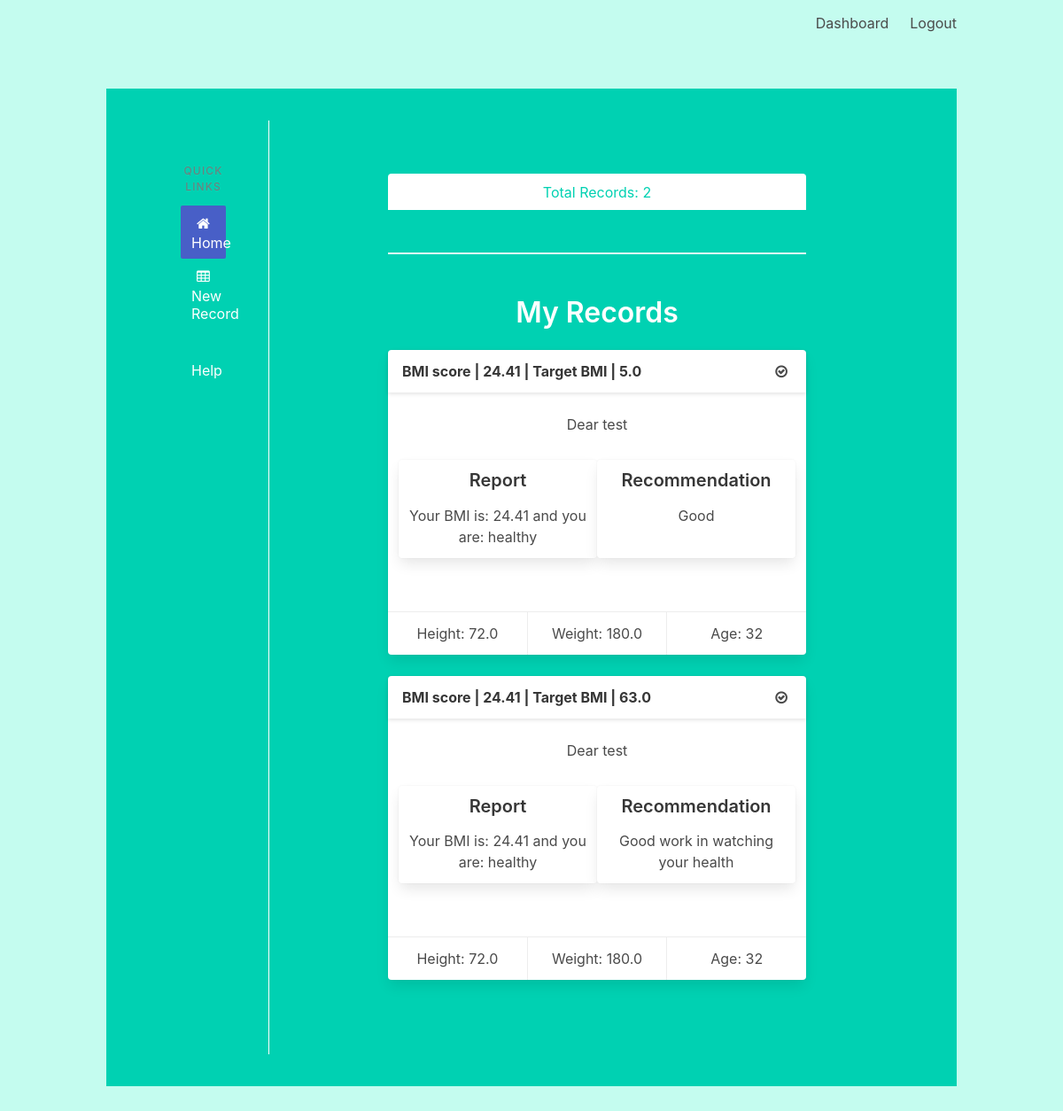
Page /dashboard (signed in) on the committed database.
### bmi/record.py (models this page shows, shortened)
class Record(db.Model):
    __tablename__ = 'records'
    id = db.Column(db.Integer, primary_key=True, autoincrement=True)
    gender = db.Column(db.String(1))
    height = db.Column(db.Float)
    weight = db.Column(db.Float)
    age = db.Column(db.Integer)
    evaluation = db.Column(db.String(200))
    score = db.Column(db.Float)
    recommendation = db.Column(db.String(200))
    target = db.Column(db.Float)
    user_id = db.Column(db.Integer, db.ForeignKey('user.id'), nullable=False)
    user_record = db.relationship(User, backref=db.backref('records', lazy=True))

class User(UserMixin, db.Model):
    id = db.Column(db.Integer, primary_key=True)  # primary keys are required by SQLAlchemy
    password = db.Column(db.String(100))
    username = db.Column(db.String(1000))

### main.py (the view)
@main.route('/dashboard', methods=['GET'])
@login_required
def dashboard():
    records = Record.query.filter_by(user_id=current_user.id).all()
    total_records = len(records)
    return render_template("dashboard.html", user=current_user, records=records, total_records=total_records)

### templates/dashboard.html (shortened to what this page needs)
{% extends "base.html" %}
{% block content %}
<section class="hero is-primary is-fullheight-with-navbar">
    <div class="container">
  <div class="hero-body">
    <div class="container has-text-centered">
          <section class="main-content columns is-fullheight">
            <aside class="column is-2 is-narrow-mobile is-fullheight section is-hidden-mobile" style="border-right: 1px solid white;">
                <p class="menu-label is-hidden-touch">Quick Links</p>
                <ul class="menu-list">
                    <li>
                        <a href="{{ url_for('main.dashboard') }}" class="is-active">
                            <span class="icon"><i class="fa fa-home"></i></span> Home
                        </a>
                    </li>
                    <li>
                        <a href="{{ url_for('record.new') }}" class="">
                            <span class="icon"><i class="fa fa-table"></i></span> New Record
                        </a>
                        <a href="#" class="">
                            <span class="icon"></span> Help
                        </a>
                    </li>
                </ul>
            </aside>
            <div class="container column is-8">
                <div class="section">
                 <div class="hero-head">
                    <nav class="tabs is-boxed is-fullwidth">
                      <div class="container">
                        <ul>
                          <li class="is-active"><a>Total Records:  {{total_records}}</a></li>
                        </ul>
                      </div>
                    </nav>
                  </div>
                    <br>
                    <hr>
                    <br>
                <h2 class="h2 title">My Records</h2>
                    {% if records %}
                        {% for record in records %}
                    <div class="card">
                      <header class="card-header">
                        <p class="card-header-title">
                          BMI score | {{record.score }}  |
                            Target BMI | {{record.target }}
                        </p>
                        <button class="card-header-icon" aria-label="more options">
                          <span class="icon">
                            <i class="fa fa-check-circle-o" aria-hidden="true"></i>
                          </span>
                        </button>
                      </header>
                      <div class="card-content">
                        <div class="content">
                            <p href="#">Dear {{user.username}}</p> <br>
                            <div class="columns">
                                <div class="column card">
                                    <h4>Report</h4>
                                    <p>{{record.evaluation}}</p>
                                </div>
                                <div class="column card">
                                    <h4>Recommendation</h4>
                                    <p>{{record.recommendation}}</p>
                                </div>
                            </div>
                          <br>
                        </div>
                      </div>
                      <footer class="card-footer">
                        <a href="#" class="card-footer-item">Height: {{record.height}}</a>
                        <a href="#" class="card-footer-item">Weight: {{record.weight}}</a>
                        <a href="#" class="card-footer-item">Age: {{record.age}}</a>
                      </footer>
                    </div>
                    <br />
                    {% endfor %}
                        {% else %}
                        <div class="box">
                        <h2>You have not added any record</h2>
                            <a href="{{ url_for('record.new') }}" class="button is-primary">Add new record</a>
                        </div>
                    {% endif %}
                </div>
            </div>
        </section>
    </div>
  </div>
    </div>
</section>
{% endblock %}

### templates/base.html (shortened to what this page needs)
<!DOCTYPE html>
<html>
<head>
    <link rel="stylesheet" href="https://cdnjs.cloudflare.com/ajax/libs/bulma/0.7.2/css/bulma.min.css" />
    <link rel="stylesheet" href="https://cdnjs.cloudflare.com/ajax/libs/font-awesome/4.7.0/css/font-awesome.min.css">
</head>
<body>
<section class="hero is-fullheight" style="background-color:#C4FCEF;">
    <div class="hero-head">
        <nav class="navbar">
            <div class="container">
                <div id="navbarMenuHeroA" class="navbar-menu">
                    <div class="navbar-end">
                        {% if current_user.is_authenticated %}
                        <a href="{{ url_for('main.dashboard') }}" class="navbar-item">
                             Dashboard
                        </a>
                        <a href="{{ url_for('auth.logout') }}" class="navbar-item">
                            Logout
                        </a>
                        {% endif %}
                    </div>
                </div>
            </div>
        </nav>
    </div>
    <div class="hero-body">
        <div class="container has-text-centered">
            {% block content %}{% endblock %}
        </div>
    </div>
</section>
</body>
</html>

### rows in the picture
Record: score "24.41", target "5.0", evaluation "Your BMI is: 24.41 and you are: healthy", recommendation "Good", height "72.0", weight "180.0", age "32"
User: username "test"
Record: score "24.41", target "63.0", evaluation "Your BMI is: 24.41 and you are: healthy", recommendation "Good work in watching your health", height "72.0", weight "180.0", age "32"

### other values in the picture
{{ total_records }} "2"
